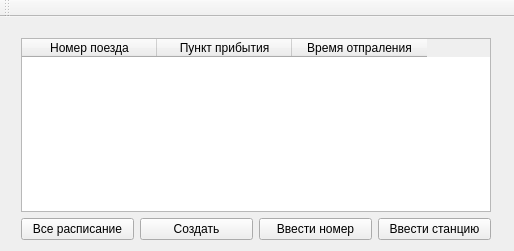
<?xml version="1.0" encoding="UTF-8"?>
<ui version="4.0">
 <class>MainWindow</class>
 <widget class="QMainWindow" name="MainWindow">
  <property name="geometry">
   <rect>
    <x>0</x>
    <y>0</y>
    <width>514</width>
    <height>251</height>
   </rect>
  </property>
  <property name="windowTitle">
   <string>Расписание поездов</string>
  </property>
  <widget class="QWidget" name="centralWidget">
   <widget class="QWidget" name="">
    <property name="geometry">
     <rect>
      <x>10</x>
      <y>10</y>
      <width>492</width>
      <height>224</height>
     </rect>
    </property>
    <layout class="QVBoxLayout" name="verticalLayout">
     <item>
      <widget class="QTableWidget" name="infoList">
       <property name="enabled">
        <bool>true</bool>
       </property>
       <property name="rowCount">
        <number>0</number>
       </property>
       <property name="columnCount">
        <number>3</number>
       </property>
       <attribute name="horizontalHeaderDefaultSectionSize">
        <number>135</number>
       </attribute>
       <column>
        <property name="text">
         <string>Номер поезда</string>
        </property>
       </column>
       <column>
        <property name="text">
         <string>Пункт прибытия</string>
        </property>
       </column>
       <column>
        <property name="text">
         <string>Время отпраления</string>
        </property>
       </column>
      </widget>
     </item>
     <item>
      <layout class="QHBoxLayout" name="horizontalLayout">
       <item>
        <widget class="QPushButton" name="ShowRaspis">
         <property name="text">
          <string>Все расписание</string>
         </property>
        </widget>
       </item>
       <item>
        <widget class="QPushButton" name="AddRaspis">
         <property name="text">
          <string>Создать</string>
         </property>
        </widget>
       </item>
       <item>
        <widget class="QPushButton" name="SearchNum">
         <property name="text">
          <string>Ввести номер</string>
         </property>
        </widget>
       </item>
       <item>
        <widget class="QPushButton" name="SearchStat">
         <property name="text">
          <string>Ввести станцию</string>
         </property>
        </widget>
       </item>
      </layout>
     </item>
    </layout>
   </widget>
  </widget>
  <widget class="QToolBar" name="mainToolBar">
   <attribute name="toolBarArea">
    <enum>TopToolBarArea</enum>
   </attribute>
   <attribute name="toolBarBreak">
    <bool>false</bool>
   </attribute>
  </widget>
  <action name="action">
   <property name="text">
    <string>Выход</string>
   </property>
  </action>
  <action name="searchNum">
   <property name="text">
    <string>Поиск по номеру поезда</string>
   </property>
  </action>
  <action name="searchStat">
   <property name="text">
    <string>Поиск по станции</string>
   </property>
  </action>
 </widget>
 <layoutdefault spacing="6" margin="11"/>
 <resources/>
 <connections/>
</ui>
